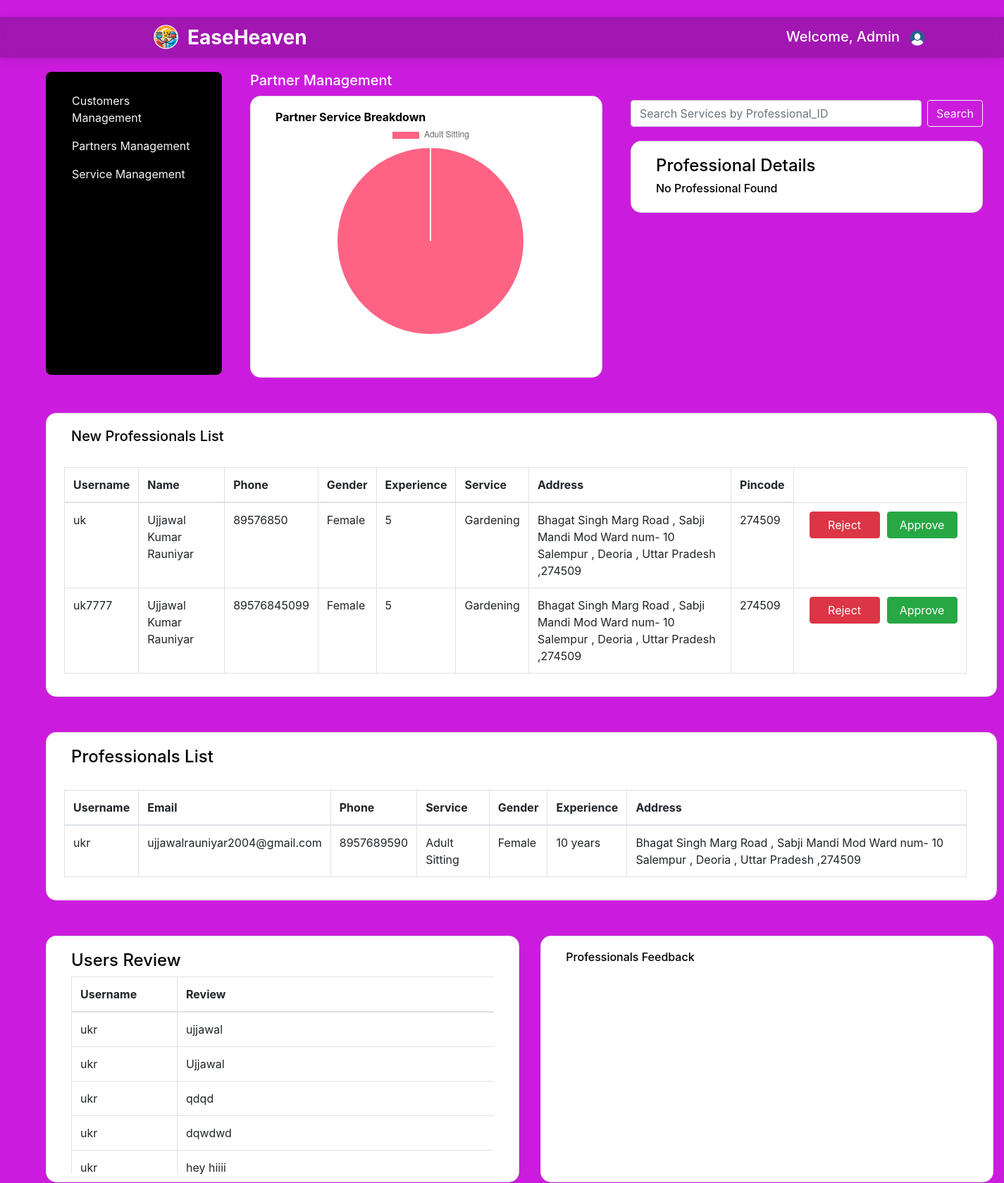
The app's page /Show_table2 (upper part), older data.
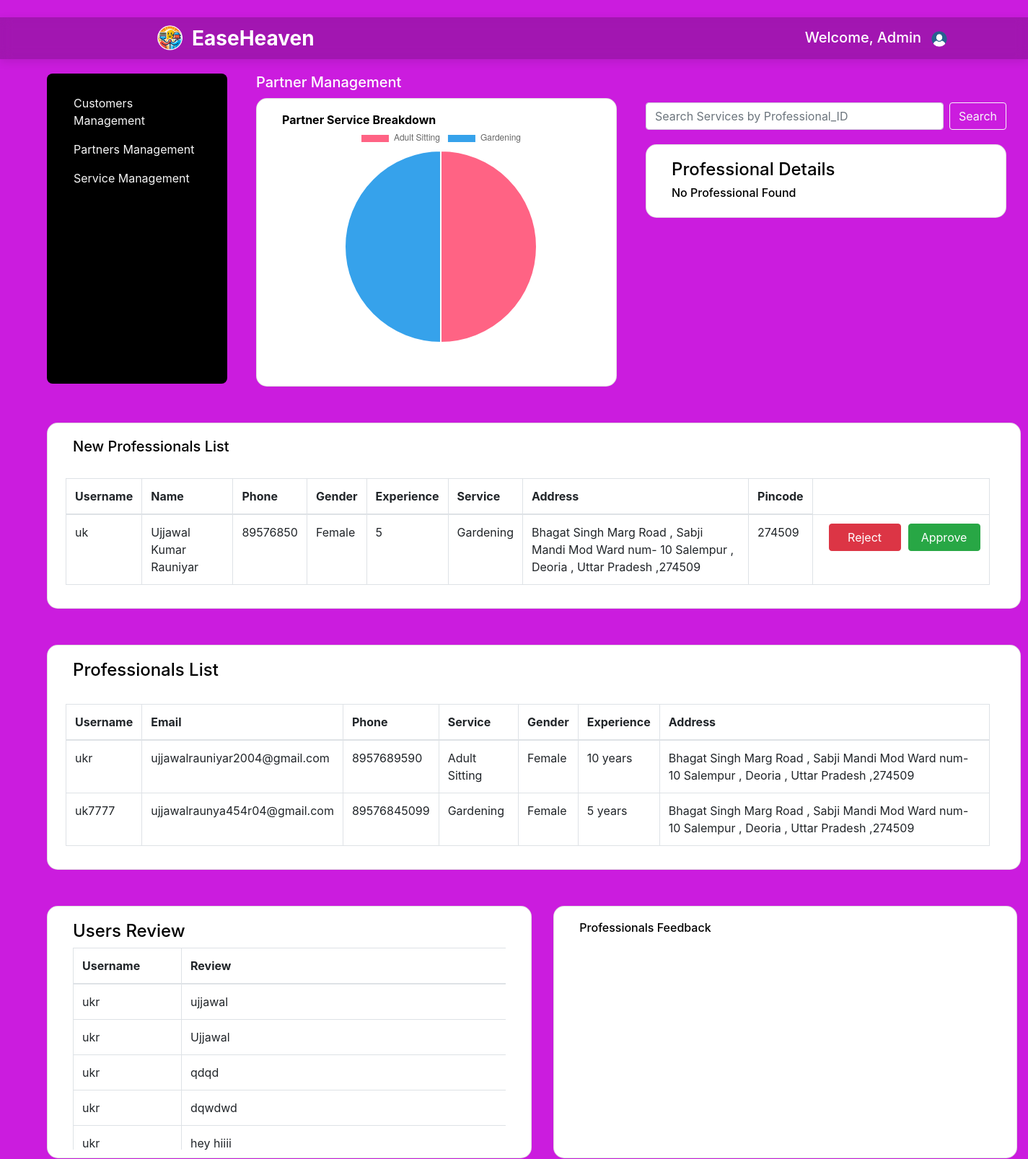
The same page, newer data.
### tables this page shows
CREATE TABLE professional (
	id INTEGER NOT NULL, 
	username VARCHAR(50) NOT NULL, 
	password VARCHAR(100) NOT NULL, 
	full_name VARCHAR(100) NOT NULL, 
	gender VARCHAR(10) NOT NULL, 
	status VARCHAR(50) NOT NULL, 
	service_type VARCHAR(100) NOT NULL, 
	address TEXT NOT NULL, 
	pincode VARCHAR(10) NOT NULL, 
	phone VARCHAR(15) NOT NULL, 
	email VARCHAR(120) NOT NULL, 
	experience VARCHAR(50) NOT NULL, 
	PRIMARY KEY (id), 
	UNIQUE (username), 
	UNIQUE (phone), 
	UNIQUE (email)
);

CREATE TABLE active_professional (
	id INTEGER NOT NULL, 
	username VARCHAR(50) NOT NULL, 
	password VARCHAR(100) NOT NULL, 
	gender VARCHAR(10) NOT NULL, 
	pincode VARCHAR(10) NOT NULL, 
	phone VARCHAR(15) NOT NULL, 
	address TEXT NOT NULL, 
	email VARCHAR(120) NOT NULL, 
	status VARCHAR(20) NOT NULL, 
	service VARCHAR(50) NOT NULL, 
	full_name VARCHAR(100) NOT NULL, 
	experience VARCHAR(50) NOT NULL, 
	PRIMARY KEY (id), 
	UNIQUE (username), 
	UNIQUE (phone), 
	UNIQUE (email)
);

CREATE TABLE review (
	id INTEGER NOT NULL, 
	username VARCHAR(50) NOT NULL, 
	review TEXT NOT NULL, 
	PRIMARY KEY (id)
);

### backend/main.py (the view, shortened to what this page needs)
@app.route('/Show_table2', methods=['GET' , 'POST'])
def show2():
    db = get_db()
    cursor = db.cursor()
    result = None  # to hold the searched service result
    if request.method == 'POST':
        username = request.form.get('username')
        cursor.execute("SELECT full_name, gender , phone , pincode ,address , email, experience, status , service FROM active_professional WHERE username = ?", (username,))
        result = cursor.fetchone()
    cursor.execute('SELECT username, email, phone , service,gender,experience, address FROM active_professional')
    table2 = cursor.fetchall()
    cursor.execute('SELECT username , full_name, phone , gender , experience , service_type , address , pincode FROM professional')
    table1 = cursor.fetchall()
    cursor.execute('SELECT username, review FROM review')
    table3 = cursor.fetchall()
    if request.method == 'POST' and 'reject_professional' in request.form:
        user_id = request.form.get('username')
        cursor.execute('DELETE FROM professional WHERE username = ?', (user_id,))
        db.commit()
    cursor.execute('SELECT service, COUNT(*) FROM active_professional GROUP BY service')
    data = cursor.fetchall()
    labels = [row[0] for row in data]
    counts = [row[1] for row in data]
    return render_template('Admin_dash2.html' , table1=table1 ,  result=result , table2=table2 , table3=table3,labels=labels , counts = counts)

### backend/main.py (called while the page is built)
def get_db():
    db = getattr(g, '_database',None)
    if db is None:
        db = g._database = sqlite3.connect(Database)
    return db

### templates/Admin_dash2.html (shortened to what the changed rows need)
{% extends "base.html" %}
  {% block content %}
        <div class="side_card" style="display: flex; gap: 40px; align-items: flex-start;">
  <div style="display: flex; flex-direction: column; gap: 30px;">
    <div style="display: flex; gap: 40px;">
      <div>
        <div class="card" style="height: 400px; width: 500px; border-radius: 15px; background-color: white;">
          <div class="mb-3" style="width: 250px; margin-left: 25px; margin-top: 20px;">
            <h6 style="color: black; margin-left: 10px; font-weight: bold;">Partner Service Breakdown</h9>
            <br>
    <div style="max-width: 600px; margin: auto;">
    <canvas id="serviceChart" style="margin-left: 70px;"></canvas>
    </div>
    <script>
    let labels = {{ labels|tojson }};
    let counts = {{ counts|tojson }};
    const ctx = document.getElementById('serviceChart').getContext('2d');
    const serviceChart = new Chart(ctx, {
        type: 'pie',
        data: {
            labels: labels,
            datasets: [{
                label: 'Number of Professionals',
                data: counts,
                backgroundColor: ['#FF6384', '#36A2EB', '#FFCE56', '#4BC0C0', '#9966FF', '#FF9F40'],
                hoverOffset: 4
            }]
        },
        options: {
            responsive: false,
            plugins: {
                legend: {
                    position: 'top',
                },
                tooltip: {
                    enabled: true
                }
            }
        }
    });
</script>
          </div>
        </div>
      </div>
    </div>
    </div>
    </div>
    <div class="card" style="height:auto; width: 1350px; border-radius: 15px; background-color: white; margin-left: 50px; margin-top: 50px;"  >
      <div class="mb-3" style="width: 95%; margin-left: 25px; margin-top: 20px;">
        <br>
        <table class="table table-bordered" style="width: 100%;" >
      <thead>
        <tr>
          <th>Username</th>
          <th>Name</th>
          <th>Phone</th>
          <th>Gender</th>
          <th>Experience</th>
          <th>Service</th>
          <th>Address</th>
          <th>Pincode</th>
        </tr>
      </thead>
      <tbody>
        {% for user1 in table1 %}
<tr>
  <td>{{ user1[0] }}</td>
  <td>{{ user1[1] }}</td>
  <td>{{ user1[2] }}</td>
  <td>{{ user1[3] }}</td>
  <td>{{ user1[4] }}</td>
  <td>{{ user1[5] }}</td>
  <td>{{ user1[6] }}</td>
  <td>{{ user1[7] }}</td>
  <td>
    <div style="display: flex; align-items: flex-start;">
      <form method="POST" style="margin-left: 10px;">
        <button type="submit" name="reject_professional" class="btn btn-danger" style="width: 100px;">Reject</button>
      </form>
      <form method="POST" style="margin-left: 10px;">
        <button type="submit" name="approve_professional" class="btn btn-success" style="width: 100px;">Approve</button>
      </form>
    </div>
  </td>
</tr>
{% endfor %}
</tbody>
</table>
</div>
</div>
<div class="card" style="height:auto; width: 1350px; border-radius: 15px; background-color: white; margin-left: 50px; margin-top: 50px;"  >
      <div class="mb-3" style="width: 95%; margin-left: 25px; margin-top: 20px;">
        <br>
        <table class="table table-bordered" style="width: 100%;">
      <thead>
        <tr>
          <th>Username</th>
          <th>Email</th>
          <th>Phone</th>
          <th>Service</th>
          <th>Gender</th>
          <th>Experience</th>
          <th>Address</th>
        </tr>
      </thead>
      <tbody>
        {% for user1 in table2 %}
        <tr>
          <td>{{ user1[0] }}</td>
          <td>{{ user1[1] }}</td>
          <td>{{ user1[2] }}</td>
          <td>{{ user1[3] }}</td>
          <td>{{ user1[4] }}</td>
          <td>{{ user1[5] }} years</td>
          <td>{{ user1[6] }}</td>
        </tr>
        {% endfor %}
      </tbody>
    </table>
  </div>
</div>
    <div style="display: flex; gap: 30px;  margin-left: 50px; margin-top: 50px;">
    <div class="card" style="height: 350px; width: 680px; border-radius: 15px; background-color: white; align-items: flex-start; ">
      <div class="mb-3" style="width: 250px; margin-left: 25px; margin-top: 20px;">
        <div style="overflow-y: auto; height: 280px; width: 600px; margin-left: 10px;">
        <table class="table table-bordered" style="width: 650px;">
      <thead>
        <tr>
          <th style="width: 150px;">Username</th>
          <th style="width: 300;">Review</th>
        </tr>
      </thead>
      <tbody>
        {% for user1 in table3 %}
        <tr>
          <td>{{ user1[0] }}</td>
          <td>{{ user1[1] }}</td>
        </tr>
        {% endfor %}
      </tbody>
    </table>
    </div>
      </div>
    </div>
</div>
{% endblock %}

Row changes from the older to the newer data that the page shows:
removed professional: username "uk7777", full_name "Ujjawal Kumar Rauniyar", phone "89576845099", gender "Female", experience "5", service_type "Gardening", address "Bhagat Singh Marg Road , Sabji Mandi Mod Ward num- 10 Salempur , Deoria , Uttar Pradesh ,274509", pincode "274509"
added active_professional: username "uk7777", email "ujjawalraunya454r04@gmail.com", phone "89576845099", service "Gardening", gender "Female", experience "5", address "Bhagat Singh Marg Road , Sabji Mandi Mod Ward num- 10 Salempur , Deoria , Uttar Pradesh ,274509"
Text that changed along with them:
chart data {{ labels|tojson }}: ["Adult Sitting"] → ["Adult Sitting", "Gardening"]
chart data {{ counts|tojson }}: [1] → [1, 1]
